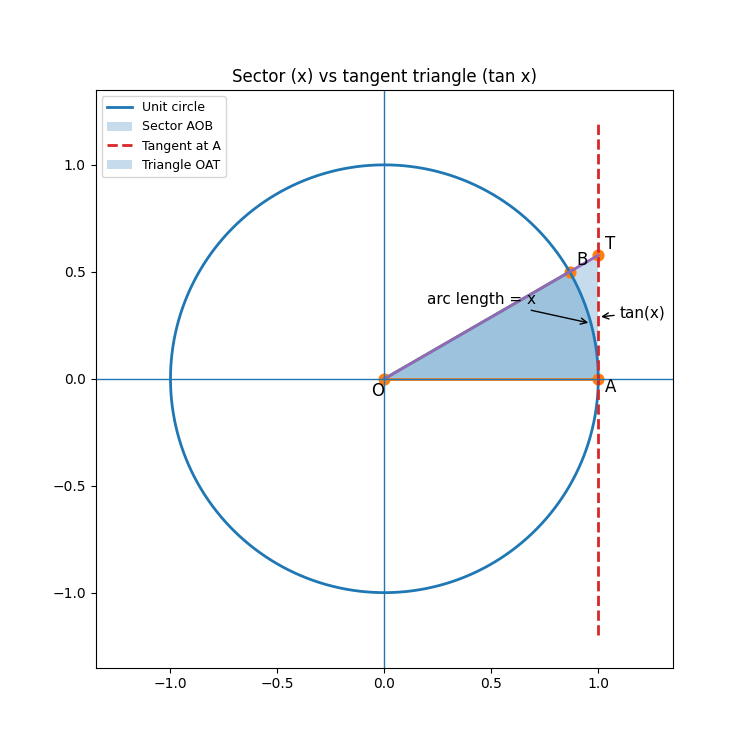

Python code for this plot:
import numpy as np
import matplotlib.pyplot as plt
from matplotlib.patches import Wedge

def draw_unit_circle_sector_vs_tan(x, n_circle=600):
    """
    Draw the full unit circle, shade the sector AOB (area = x/2 on unit circle),
    and shade the tangent triangle OAT (area = tan(x)/2) in a different color.

    Points:
      O = (0,0)
      A = (1,0)
      B = (cos x, sin x)
      T = (1, tan x) where ray OB meets tangent line x=1
    """
    if not (0 < x < np.pi/2):
        raise ValueError("x must be in (0, pi/2) radians.")

    O = np.array([0.0, 0.0])
    A = np.array([1.0, 0.0])
    B = np.array([np.cos(x), np.sin(x)])
    T = np.array([1.0, np.tan(x)])

    fig, ax = plt.subplots(figsize=(7.5, 7.5))

    # Full unit circle
    theta = np.linspace(0, 2*np.pi, n_circle)
    ax.plot(np.cos(theta), np.sin(theta), linewidth=2, label="Unit circle")

    # Shade sector AOB (0 to x), radius 1
    sector = Wedge(center=(0, 0), r=1.0, theta1=0, theta2=np.degrees(x), alpha=0.25, label="Sector AOB")
    ax.add_patch(sector)

    # Radii OA and OB (sector boundaries)
    ax.plot([O[0], A[0]], [O[1], A[1]], linewidth=2)
    ax.plot([O[0], B[0]], [O[1], B[1]], linewidth=2)

    # Tangent line at A: x = 1
    y_min = -1.2
    y_max = max(1.2, T[1] + 0.2)
    ax.plot([1, 1], [y_min, y_max], linestyle="--", linewidth=2, label="Tangent at A")

    # Ray from O through B extended to T
    ax.plot([O[0], T[0]], [O[1], T[1]], linewidth=2)

    # Shade tangent triangle OAT (different shading)
    tri_tan = np.vstack([O, A, T])
    ax.fill(tri_tan[:, 0], tri_tan[:, 1], alpha=0.25, label="Triangle OAT")

    # Points + labels
    ax.scatter([O[0], A[0], B[0], T[0]], [O[1], A[1], B[1], T[1]], s=60)
    ax.text(O[0]-0.06, O[1]-0.08, "O", fontsize=12)
    ax.text(A[0]+0.03, A[1]-0.06, "A", fontsize=12)
    ax.text(B[0]+0.03, B[1]+0.03, "B", fontsize=12)
    ax.text(T[0]+0.03, T[1]+0.03, "T", fontsize=12)

    # Annotate tan(x) as segment AT
    ax.annotate("tan(x)", xy=(1.0, T[1]/2), xytext=(1.1, T[1]/2),
                arrowprops=dict(arrowstyle="->"), fontsize=11)

    # Annotate arc length x (on unit circle)
    mid = x / 2
    ax.annotate("arc length = x", xy=(np.cos(mid), np.sin(mid)),
                xytext=(0.2, 0.35),
                arrowprops=dict(arrowstyle="->"), fontsize=11)

    # Formatting
    ax.set_aspect("equal", adjustable="box")
    ax.set_xlim(-1.35, 1.35)
    ax.set_ylim(-1.35, max(1.35, T[1] + 0.3))
    ax.axhline(0, linewidth=1)
    ax.axvline(0, linewidth=1)
    ax.set_title(f"Sector (x) vs tangent triangle (tan x)")
    ax.legend(loc="upper left", fontsize=9)

    plt.show()


# Example:
draw_unit_circle_sector_vs_tan(np.pi/6)  # 30 degrees
